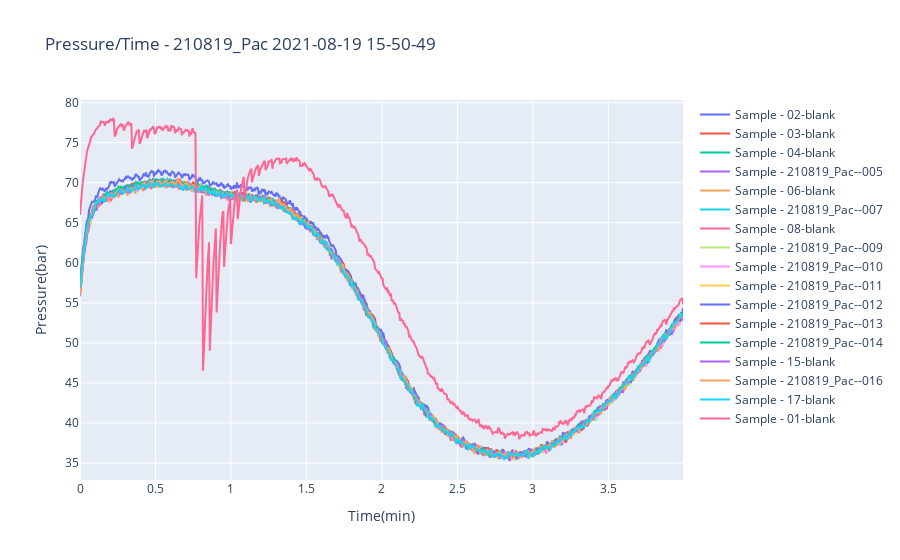

Here is the notebook cell this chart was saved with:
### Code cell
dev.plot_analyses(2)

### Figure 1 — Plotly figure (JSON) as saved in the notebook; plotly's stock layout.template omitted (floating-point values rounded to 4 significant figures; data arrays with more than 128 entries replaced by an {"elided": "..."} marker saying what was removed)
{"data": [{"name": "Sample - 02-blank", "type": "scatter", "visible": true, "x": {"elided": "800 float values"}, "y": {"elided": "800 float values"}}, {"name": "Sample - 03-blank", "type": "scatter", "visible": true, "x": {"elided": "800 float values"}, "y": {"elided": "800 float values"}}, {"name": "Sample - 04-blank", "type": "scatter", "visible": true, "x": {"elided": "800 float values"}, "y": {"elided": "800 float values"}}, {"name": "Sample - 210819_Pac--005", "type": "scatter", "visible": true, "x": {"elided": "800 float values"}, "y": {"elided": "800 float values"}}, {"name": "Sample - 06-blank", "type": "scatter", "visible": true, "x": {"elided": "800 float values"}, "y": {"elided": "800 float values"}}, {"name": "Sample - 210819_Pac--007", "type": "scatter", "visible": true, "x": {"elided": "800 float values"}, "y": {"elided": "800 float values"}}, {"name": "Sample - 08-blank", "type": "scatter", "visible": true, "x": {"elided": "800 float values"}, "y": {"elided": "800 float values"}}, {"name": "Sample - 210819_Pac--009", "type": "scatter", "visible": true, "x": {"elided": "800 float values"}, "y": {"elided": "800 float values"}}, {"name": "Sample - 210819_Pac--010", "type": "scatter", "visible": true, "x": {"elided": "800 float values"}, "y": {"elided": "800 float values"}}, {"name": "Sample - 210819_Pac--011", "type": "scatter", "visible": true, "x": {"elided": "800 float values"}, "y": {"elided": "800 float values"}}, {"name": "Sample - 210819_Pac--012", "type": "scatter", "visible": true, "x": {"elided": "800 float values"}, "y": {"elided": "800 float values"}}, {"name": "Sample - 210819_Pac--013", "type": "scatter", "visible": true, "x": {"elided": "800 float values"}, "y": {"elided": "800 float values"}}, {"name": "Sample - 210819_Pac--014", "type": "scatter", "visible": true, "x": {"elided": "800 float values"}, "y": {"elided": "800 float values"}}, {"name": "Sample - 15-blank", "type": "scatter", "visible": true, "x": {"elided": "800 float values"}, "y": {"elided": "800 float values"}}, {"name": "Sample - 210819_Pac--016", "type": "scatter", "visible": true, "x": {"elided": "800 float values"}, "y": {"elided": "800 float values"}}, {"name": "Sample - 17-blank", "type": "scatter", "visible": true, "x": {"elided": "800 float values"}, "y": {"elided": "800 float values"}}, {"name": "Sample - 01-blank", "type": "scatter", "visible": true, "x": {"elided": "800 float values"}, "y": {"elided": "800 float values"}}], "layout": {"showlegend": true, "title": {"text": "Pressure/Time - 210819_Pac 2021-08-19 15-50-49"}, "xaxis": {"title": {"text": "Time(min)"}}, "yaxis": {"title": {"text": "Pressure(bar)"}}}}
